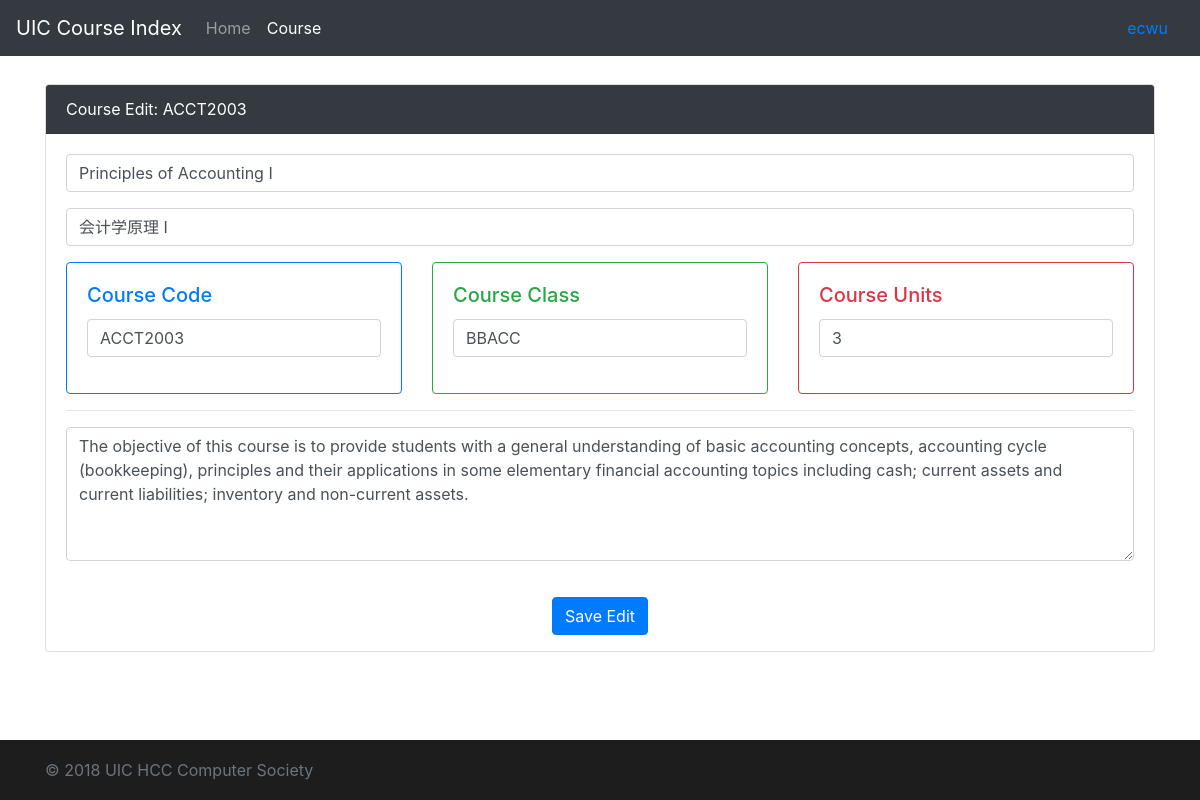
Screenshot of /course/edit/1 (signed in) with the database file from the repository.
### course/models.py (models this page shows, shortened)
class Course(models.Model):
    course_name_en = models.TextField(null=True)
    course_name_cn = models.TextField(null=True)
    course_code = models.CharField(max_length=32, default='EMPTY_COURSE_CODE')
    course_units = models.IntegerField()
    course_class = models.CharField(max_length=32, default='DEFAULT_CLASS')
    course_descriptions = models.TextField(null=True)

### course/views.py (the view)
# urls.py: path('course/edit/<int:course_id>', views.course_edit, name='course_detail_edit'),
def course_edit(request, course_id):
    if not request.user.is_authenticated:
        return redirect('/')
    else:
        userdata = request.user
        course_solo = models.Course.objects.get(pk=course_id)
        return render(request, 'course/detail_edit.html', {'userdata': userdata, 'coursedata': course_solo})

### course/templates/course/detail_edit.html (shortened to what this page needs)
<!doctype html>
<html lang="en">
  <head>
    <link href="https://cdn.bootcss.com/bootstrap/4.0.0/css/bootstrap.min.css" rel="stylesheet">
    {% load static %}
    <link href="{% static "course/css/login_page.css" %}" rel="stylesheet">
</head>
  <body>
    <header>
      <nav class="navbar navbar-expand-md navbar-dark fixed-top bg-dark">
        <a class="navbar-brand" href="#">UIC Course Index</a>
        <div class="collapse navbar-collapse" id="navbarCollapse">
          <ul class="navbar-nav mr-auto">
            <li class="nav-item">
              <a class="nav-link" href="{% url 'home_page' %}">Home</a>
            </li>
            <li class="nav-item active">
              <a class="nav-link" href="{% url 'course_list' %}">Course <span class="sr-only">(current)</span></a>
            </li>
          </ul>
        </div>
        <a href="{% url 'logout_receiver' %}" class="form-inline nav-link mt-2 mt-md-0">{{ userdata.username }}</a>
      </nav>
    </header>
    <main role="main" class="container">
        <br>
    <div class="card">
      <div class="card-header text-white bg-dark">Course Edit: {{ coursedata.course_code | upper }}</div>
      <form action="{% url 'course_edit_submit' %}" method="post">
      <div class="card-body ">
          <div class="form-group">
        <input type="text" class="form-control" value="{{ coursedata.course_name_en }}" name="cne">
          </div>
<div class="form-group">
        <input type="text" class="form-control" value="{{ coursedata.course_name_cn }}" name="cnc">
</div>
          <div class="row">
              <div class="col">
              <div class="card border-primary">
                <div class="card-body text-primary">
                  <h5 class="card-title">Course Code</h5>
                    <div class="form-group">
        <input type="text" class="form-control" value="{{ coursedata.course_code | upper }}" name="cc">
</div>
                </div>
              </div>
              </div>
              <div class="col">
              <div class="card border-success">
                <div class="card-body text-success">
                  <h5 class="card-title">Course Class</h5>
                    <div class="form-group">
        <input type="text" class="form-control" value="{{ coursedata.course_class | upper }}" name="cclass">
</div>
                </div>
              </div>
              </div>
              <div class="col">
              <div class="card border-danger">
                <div class="card-body text-danger">
                  <h5 class="card-title">Course Units</h5>
                    <div class="form-group">
        <input type="number" class="form-control" value="{{ coursedata.course_units }}" name="cu">
</div>
                </div>
              </div>
              </div>
          </div>
          <hr>
          <div class="form-group">
        <textarea class="form-control" rows="5" name="cd">{{ coursedata.course_descriptions }}</textarea>
</div>
    </div>
          <div class="form-group text-center">
          <input type="submit" class="btn btn-primary" value="Save Edit">
          </div>
  </form>
        </div>
    </main>
    <footer class="footer">
      <div class="container">
        <span class="text-muted">&copy; 2018 UIC HCC Computer Society</span>
      </div>
    </footer>
    {% load static %}
  </body>
</html>

### course/static/course/css/login_page.css (style rules this page uses)
html { position: relative; min-height: 100%; }
body { margin-bottom: 60px; font-family: -apple-system, BlinkMacSystemFont, "Segoe UI", "Droid Sans", "Helvetica Neue", "PingFang SC", "Hiragino Sans GB", "Droid Sans Fallback", "Microsoft YaHei", sans-serif; }
.footer { position: absolute; bottom: 0; width: 100%; height: 60px; line-height: 60px; background-color: #1d1d1d; }
body > .container { padding: 60px 15px 0; }
.footer > .container { padding-right: 15px; padding-left: 15px; }

### rows the page displays
Course: course_code "ACCT2003", cne "Principles of Accounting I", cnc "会计学原理 I", cc "ACCT2003", cclass "BBACC", cu "3", cd "The objective of this course is to provide students with a general understanding of basic accounting concepts, accounting cycle (bookkeeping), principles and their applications in some elementary financial accounting topics including cash; current assets and current liabilities; inventory and non-current assets."

### other values shown
{{ userdata.username }} "ecwu"
